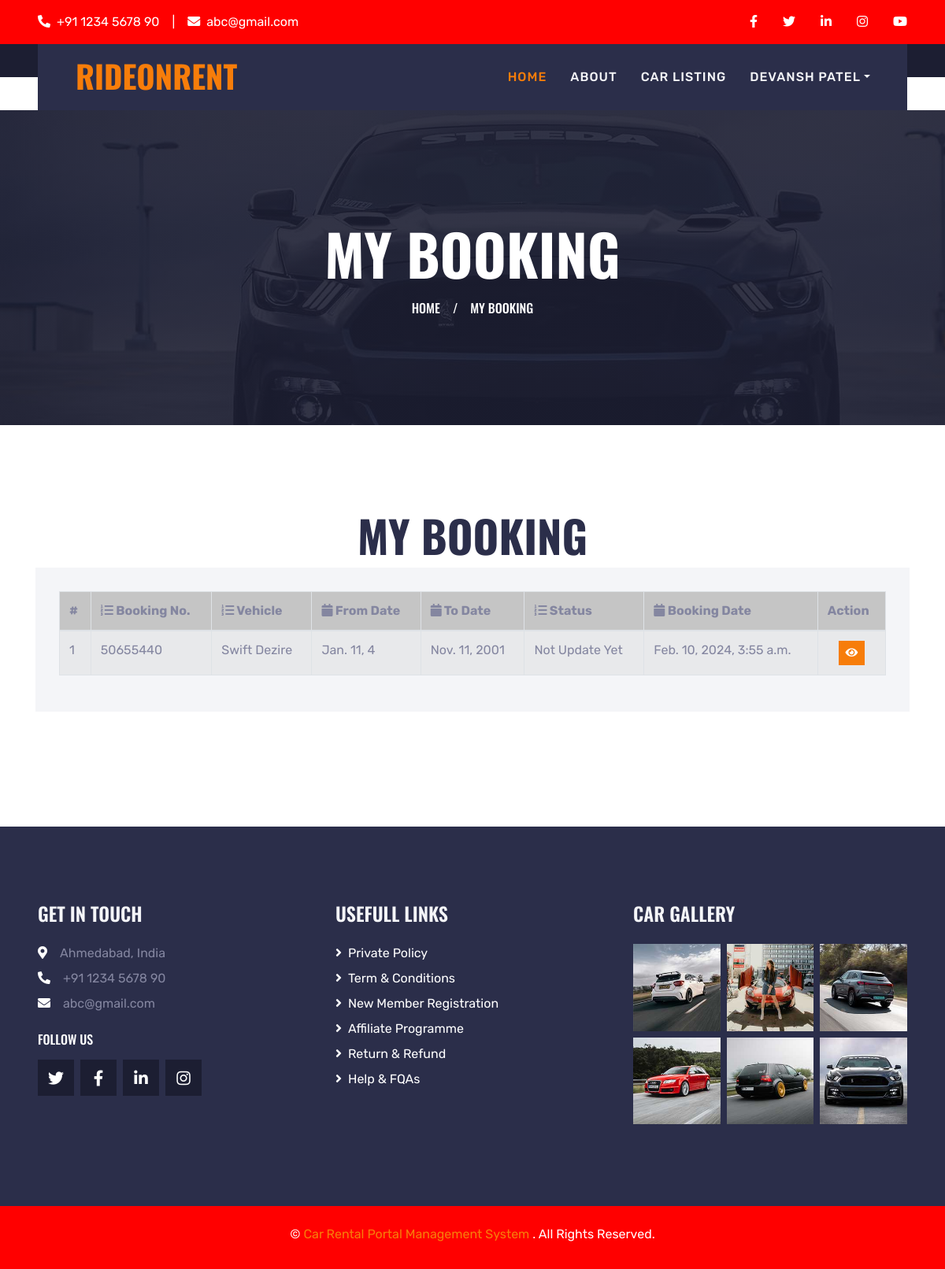
The page /myBooking (signed in) on the database its author committed.
### carRental/models.py (models this page shows, shortened)
class Booking(models.Model):
    user = models.ForeignKey(UserDetails, on_delete=models.CASCADE, null=True)
    BookingNumber = models.CharField(max_length=150, null=True)
    VehicleId = models.ForeignKey(Vehicles, on_delete=models.CASCADE, null=True)
    FromDate = models.DateField(null=True)
    ToDate = models.DateField(null=True)
    message = models.CharField(max_length=350, null=True)
    Status = models.CharField(max_length=150, null=True)
    PostingDate = models.DateTimeField(auto_now_add=True)
    LastUpdationDate = models.DateField(null=True)

class Vehicles(models.Model):
    VehiclesTitle = models.CharField(max_length=250, null=True)
    VehiclesBrand = models.ForeignKey(Brands, on_delete=models.CASCADE, null=True)
    VehiclesOverview = models.CharField(max_length=350, null=True)
    PricePerDay = models.CharField(max_length=200, null=True)
    FuelType = models.CharField(max_length=150, null=True)
    ModelYear = models.CharField(max_length=150, null=True)
    SeatingCapacity = models.CharField(max_length=150, null=True)
    Vimage1 = models.FileField(null=True,blank=True)
    Vimage2 = models.FileField(null=True,blank=True)
    Vimage3 = models.FileField(null=True,blank=True)
    Vimage4 = models.FileField(null=True,blank=True)
    Vimage5 = models.FileField(null=True,blank=True)
    AirConditioner = models.CharField(max_length=50, null=True)
    PowerDoorLocks = models.CharField(max_length=50, null=True)
    AntiLockBrakingSystem = models.CharField(max_length=50, null=True)
    BrakeAssist = models.CharField(max_length=50, null=True)
    PowerSteering = models.CharField(max_length=50, null=True)
    DriverAirbag = models.CharField(max_length=50, null=True)
    PassengerAirbag = models.CharField(max_length=50, null=True)
    PowerWindows = models.CharField(max_length=50, null=True)
    CDPlayer = models.CharField(max_length=50, null=True)
    CentralLocking = models.CharField(max_length=50, null=True)
    CrashSensor = models.CharField(max_length=50, null=True)
    LeatherSeats = models.CharField(max_length=50, null=True)
    RegDate = models.DateTimeField(auto_now_add=True)
    UpdationDate = models.DateField(null=True)

### carRental/views.py (the view)
# urls.py: path('myBooking', myBooking, name='myBooking'),
def myBooking(request):
    if not request.user.is_authenticated:
        return redirect('user_login')
    user = User.objects.get(id=request.user.id)
    userDtls = UserDetails.objects.get(user=user)
    booking = Booking.objects.filter(user=userDtls)
    return render(request, 'user/myBooking.html', locals())

### carRental/templates/user/myBooking.html
{% extends 'userBase.html' %}
{% block main %}
{% load static %}
<div class="container-fluid page-header" xmlns="http://www.w3.org/1999/html">
    <h1 class="display-3 text-uppercase text-white mb-3">My Booking</h1>
    <div class="d-inline-flex text-white">
        <h6 class="text-uppercase m-0"><a class="text-white" href="{% url 'userindex' %}">Home</a></h6>
        <h6 class="text-body m-0 px-3">/</h6>
        <h6 class="text-uppercase text-body m-0">My Booking</h6>
    </div>
</div>
<div class="container-fluid py-2">
    <div class="container pt-2 pb-3">
        <h1 class="display-4 text-uppercase text-center mb-2">My Booking</h1>
        <div class="row">
            <div class="col-lg-12 mb-2">
                <div class="contact-form bg-light mb-4" style="padding: 30px;">
                    <table id="example1" class="table table-bordered table-striped">
                        <thead>
                        <tr style="background-color: #c5c5c5;">
                            <th>#</th>
                            <th><i class="fa fa-list-ol"></i> Booking No.</th>
                            <th><i class="fa fa-list-ol"></i> Vehicle</th>
                            <th><i class="fa fa-calendar"></i> From Date</th>
                            <th><i class="fa fa-calendar"></i> To Date</th>
                            <th><i class="fa fa-list-ol"></i> Status</th>
                            <th><i class="fa fa-calendar"></i> Booking Date</th>
                            <th>Action</th>
                        </tr>
                        </thead>
                        <tbody>
                        {% for i in booking %}
                        <tr>
                            <td>{{forloop.counter}}</td>
                            <td>{{i.BookingNumber}}</td>
                            <td>{{i.VehicleId.VehiclesTitle}}</td>
                            <td>{{i.FromDate}}</td>
                            <td>{{i.ToDate}}</td>
                            {% if i.Status == None %}
                                <td>Not Update Yet</td>
                            {% else %}
                                <td>{{i.Status}}</td>
                            {% endif %}
                            <td>{{i.PostingDate}}</td>
                            <td align="center">
                                <a class="btn btn-primary btn-sm" href="{% url 'mybookingDtls' i.id %}"><i class="fa fa-eye"></i></a>
                            </td>
                        </tr>
                        {% endfor %}
                        </tbody>
                    </table>
                </div>
            </div>
        </div>
    </div>
</div>
{% endblock %}

### carRental/templates/userBase.html (shortened to what this page needs)
{% load static %}
<!DOCTYPE html>
<html lang="en">
<head>
    <link href="https://cdnjs.cloudflare.com/ajax/libs/font-awesome/5.15.0/css/all.min.css" rel="stylesheet">
    <link href="{% static 'lib/owlcarousel/assets/owl.carousel.min.css' %}" rel="stylesheet">
    <link href="{% static 'lib/tempusdominus/css/tempusdominus-bootstrap-4.min.css' %}" rel="stylesheet" />
    <link href="{% static 'css/bootstrap.min.css' %}" rel="stylesheet">
    <link href="{% static 'css/style.css' %}" rel="stylesheet">
</head>
<body>
    <div class="container-fluid bg-dark py-3 px-lg-5 d-none d-lg-block">
        <div class="row">
            <div class="col-md-6 text-center text-lg-left mb-2 mb-lg-0">
                <div class="d-inline-flex align-items-center">
                    <a class="text-body pr-3" href=""><i class="fa fa-phone-alt mr-2"></i>+91 1234 5678 90</a>
                    <span class="text-body">|</span>
                    <a class="text-body px-3" href=""><i class="fa fa-envelope mr-2"></i>abc@gmail.com</a>
                </div>
            </div>
            <div class="col-md-6 text-center text-lg-right">
                <div class="d-inline-flex align-items-center">
                    <a class="text-body px-3" href="">
                        <i class="fab fa-facebook-f"></i>
                    </a>
                    <a class="text-body px-3" href="">
                        <i class="fab fa-twitter"></i>
                    </a>
                    <a class="text-body px-3" href="">
                        <i class="fab fa-linkedin-in"></i>
                    </a>
                    <a class="text-body px-3" href="">
                        <i class="fab fa-instagram"></i>
                    </a>
                    <a class="text-body pl-3" href="">
                        <i class="fab fa-youtube"></i>
                    </a>
                </div>
            </div>
        </div>
    </div>
    <div class="container-fluid position-relative nav-bar p-0">
        <div class="position-relative px-lg-5" style="z-index: 9;">
            <nav class="navbar navbar-expand-lg bg-secondary navbar-dark py-3 py-lg-0 pl-3 pl-lg-5">
                <a href="" class="navbar-brand">
                    <h1 class="text-uppercase text-primary mb-1">RideOnRent</h1>
                </a>
                <div class="collapse navbar-collapse justify-content-between px-3" id="navbarCollapse">
                    <div class="navbar-nav ml-auto py-0">
                        <a href="{% url 'userindex' %}" class="nav-item nav-link active">Home</a>
                        <a href="{% url 'userabout' %}" class="nav-item nav-link">About</a>
                        <a href="{% url 'usercarlist' %}" class="nav-item nav-link">Car Listing</a>
                        <div class="nav-item dropdown">
                            <a href="#" class="nav-link dropdown-toggle" data-toggle="dropdown">{{request.user.first_name}} {{request.user.last_name}}</a>
                        </div>
                    </div>
                </div>
            </nav>
        </div>
    </div>
{% block main %}
{% endblock %}
    <div class="container-fluid bg-secondary py-5 px-sm-3 px-md-5" style="margin-top: 90px;">
        <div class="row pt-5">
            <div class="col-lg-4 col-md-6 mb-5">
                <h4 class="text-uppercase text-light mb-4">Get In Touch</h4>
                <p class="mb-2"><i class="fa fa-map-marker-alt text-white mr-3"></i>Ahmedabad, India</p>
                <p class="mb-2"><i class="fa fa-phone-alt text-white mr-3"></i>+91 1234 5678 90</p>
                <p><i class="fa fa-envelope text-white mr-3"></i>abc@gmail.com</p>
                <h6 class="text-uppercase text-white py-2">Follow Us</h6>
                <div class="d-flex justify-content-start">
                    <a class="btn btn-lg btn-dark btn-lg-square mr-2" href="#"><i class="fab fa-twitter"></i></a>
                    <a class="btn btn-lg btn-dark btn-lg-square mr-2" href="#"><i class="fab fa-facebook-f"></i></a>
                    <a class="btn btn-lg btn-dark btn-lg-square mr-2" href="#"><i class="fab fa-linkedin-in"></i></a>
                    <a class="btn btn-lg btn-dark btn-lg-square" href="#"><i class="fab fa-instagram"></i></a>
                </div>
            </div>
            <div class="col-lg-4 col-md-6 mb-5">
                <h4 class="text-uppercase text-light mb-4">Usefull Links</h4>
                <div class="d-flex flex-column justify-content-start">
                    <a class="text-body mb-2" href="#"><i class="fa fa-angle-right text-white mr-2"></i>Private Policy</a>
                    <a class="text-body mb-2" href="#"><i class="fa fa-angle-right text-white mr-2"></i>Term & Conditions</a>
                    <a class="text-body mb-2" href="#"><i class="fa fa-angle-right text-white mr-2"></i>New Member Registration</a>
                    <a class="text-body mb-2" href="#"><i class="fa fa-angle-right text-white mr-2"></i>Affiliate Programme</a>
                    <a class="text-body mb-2" href="#"><i class="fa fa-angle-right text-white mr-2"></i>Return & Refund</a>
                    <a class="text-body" href="#"><i class="fa fa-angle-right text-white mr-2"></i>Help & FQAs</a>
                </div>
            </div>
            <div class="col-lg-4 col-md-6 mb-5">
                <h4 class="text-uppercase text-light mb-4">Car Gallery</h4>
                <div class="row mx-n1">
                    <div class="col-4 px-1 mb-2">
                        <a href=""><img class="w-100" src="{% static 'img/gallery-1.jpg' %}" alt=""></a>
                    </div>
                    <div class="col-4 px-1 mb-2">
                        <a href=""><img class="w-100" src="{% static 'img/gallery-2.jpg' %}" alt=""></a>
                    </div>
                    <div class="col-4 px-1 mb-2">
                        <a href=""><img class="w-100" src="{% static 'img/gallery-3.jpg' %}" alt=""></a>
                    </div>
                    <div class="col-4 px-1 mb-2">
                        <a href=""><img class="w-100" src="{% static 'img/gallery-4.jpg' %}" alt=""></a>
                    </div>
                    <div class="col-4 px-1 mb-2">
                        <a href=""><img class="w-100" src="{% static 'img/gallery-5.jpg' %}" alt=""></a>
                    </div>
                    <div class="col-4 px-1 mb-2">
                        <a href=""><img class="w-100" src="{% static 'img/gallery-6.jpg' %}" alt=""></a>
                    </div>
                </div>
            </div>
        </div>
    </div>
    <div class="container-fluid bg-dark py-4 px-sm-3 px-md-5">
        <p class="mb-2 text-center text-body">&copy; <a href="#">Car Rental Portal Management System </a>. All Rights Reserved.</p>
    </div>
</body>
</html>

### carRental/static/css/style.css (style rules this page uses)
:root { --primary: #F77D0A; --secondary: #2B2E4A; --light: #F4F5F8; --dark: #1C1E32; }
h1, h2, .font-weight-bold { font-weight: 700 !important; }
h3, h4, .font-weight-semi-bold { font-weight: 600 !important; }
h5, h6, .font-weight-medium { font-weight: 500 !important; }
.btn-lg-square { width: 46px; height: 46px; }
.btn-square, .btn-sm-square, .btn-lg-square { padding-left: 0; padding-right: 0; text-align: center; }
.nav-bar::before { position: absolute; content: ""; width: 100%; height: 50%; top: 0; left: 0; background: var(--dark); }
.nav-bar::after { position: absolute; content: ""; width: 100%; height: 50%; bottom: 0; left: 0; background: #ffffff; }
.navbar-dark .navbar-nav .nav-link { padding: 30px 15px; font-size: 16px; font-weight: 500; letter-spacing: 1px; text-transform: uppercase; color: var(--light); outline: none; }
.navbar-dark .navbar-nav .nav-link:hover, .navbar-dark .navbar-nav .nav-link.active { color: var(--primary); }
.page-header { height: 400px; margin-bottom: 90px; display: flex; flex-direction: column; align-items: center; justify-content: center; background: linear-gradient(rgba(28, 30, 50, .9), rgba(28, 30, 50, .9)), url(../img/bg-banner.jpg); background-attachment: fixed; }

### rows shown on the page
Booking: BookingNumber "50655440", VehicleId.VehiclesTitle "Swift Dezire", FromDate "Jan. 11, 4", ToDate "Nov. 11, 2001", shows "Not Update Yet", PostingDate "Feb. 10, 2024, 3:55 a.m."

### other values the page prints
{{ request.user.first_name }} "DEVANSH"
{{ request.user.last_name }} "PATEL"
